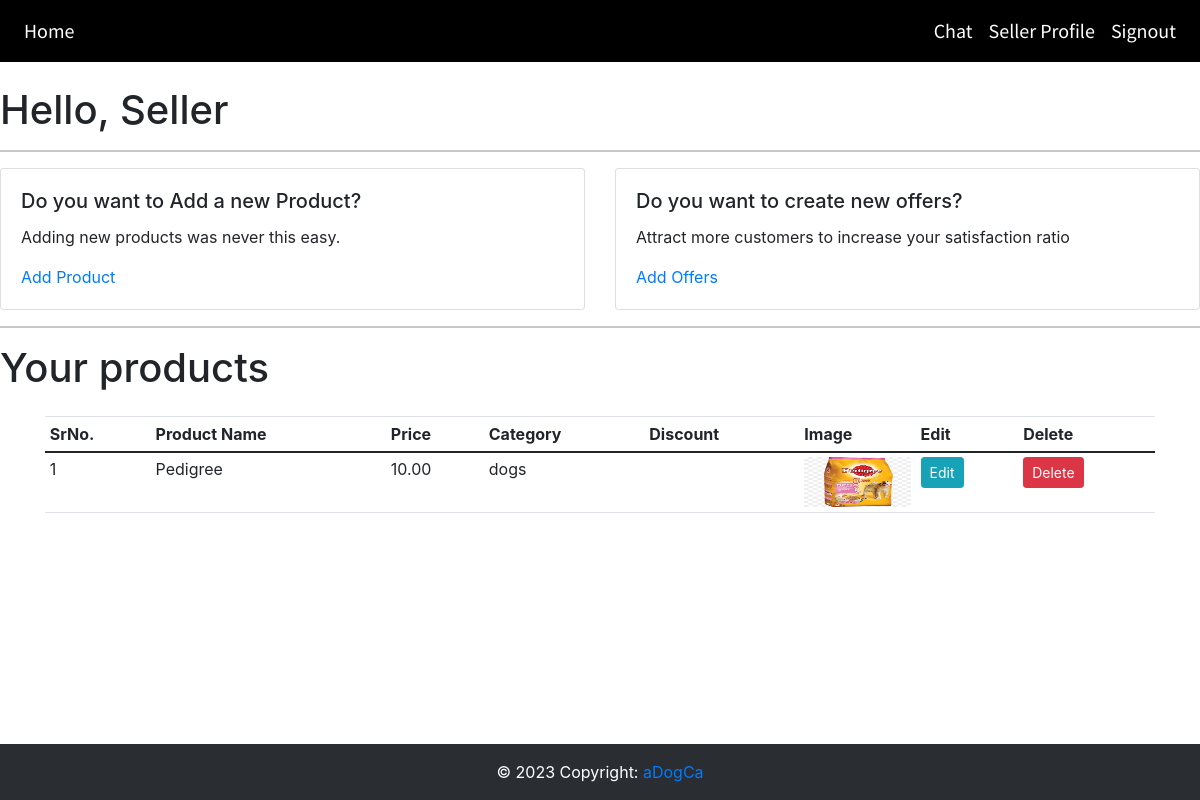
Screenshot of /seller (signed in) with the database file from the repository.
### website/models.py (models this page shows)
class User(db.Model, UserMixin):
    id = db.Column(db.Integer, primary_key=True)
    email = db.Column(db.String(150), unique=True)
    password = db.Column(db.String(150))
    userType = db.Column(db.String(20))
    firstName = db.Column(db.String(150))
    products = db.relationship('Products')
    messages_sent = db.relationship('Message', backref='sender', foreign_keys='Message.sender_id')
    messages_received = db.relationship('Message', backref='recipient', foreign_keys='Message.recipient_id')
    products_sold = db.Column(db.Integer,default=0)
    pro_membership = db.Column(db.String(5),default="No")

class Products(db.Model):
    __searchable__ = ['name', 'description']
    id = db.Column(db.Integer, primary_key=True)
    category = db.Column(db.String(50), nullable=False)
    name = db.Column(db.String(100), nullable=False)
    description = db.Column(db.String(100), nullable=False)
    price = db.Column(db.Numeric(precision=10, scale=2))
    totalPrice = db.Column(db.Numeric(precision=10, scale=2))
    stock = db.Column(db.Integer)
    image1 = db.Column(db.String(120), default='image.jpg')
    image2 = db.Column(db.String(120), default='image.jpg')
    image3 = db.Column(db.String(120), default='image.jpg')
    discount = db.Column(db.String(100), db.ForeignKey('offer_codes.discount_code'))
    discount_percentage = db.Column(db.Integer)
    date = db.Column(db.DateTime(timezone=True), default=func.now())
    user_id = db.Column(db.Integer, db.ForeignKey('user.id'))
    offers = db.Column(db.String(120), default="0", nullable=False)
    offer_img = db.Column(db.String(120), default='image.jpg')

### website/views.py (the view)
@views.route('/seller', methods=['GET', 'POST'])
def home_seller():
    products = Products.query.filter_by(user_id=current_user.id)
    buyers = User.query.filter_by(userType='buyer').all()
    return render_template("home_seller.html", user=current_user, products=products, buyers=buyers)

### website/__init__.py (called while the page is built)
def create_app():
    app = Flask(__name__)
    app.config['SECRET_KEY'] = 'ISEE'
    app.config['SQLALCHEMY_DATABASE_URI'] = f'sqlite:///{DB_NAME}'
    db.init_app(app)
    search = Search()
    search.init_app(app)
    from .views import views
    from .auth import auth
    app.register_blueprint(views, url_prefix='/')
    app.register_blueprint(auth, url_prefix='/')
    from .models import User, Products
    with app.app_context():
        db.create_all()
    login_manager = LoginManager()
    login_manager.login_view = 'auth.login'
    login_manager.init_app(app)
    @login_manager.user_loader
    def load_user(id):
        return User.query.get(int(id))
    return app

### website/templates/home_seller.html (shortened to what this page needs)
{% extends "base.html" %} {% block title %}HomePage{% endblock %} {% block
content %}
<br>
<h1>Hello, {{user.firstName}}</h1>
<hr color="black">
<div class="row">
    <div class="col-sm-6">
        <div class="card">
            <div class="card-body">
                <h5 class="card-title">Do you want to Add a new Product?</h5>
                <p class="card-text">Adding new products was never this easy.</p>
                <a href="/addProduct">Add Product</a>
            </div>
        </div>
    </div>
    <div class="col-sm-6">
        <div class="card">
            <div class="card-body">
                <h5 class="card-title">Do you want to create new offers?</h5>
                <p class="card-text">Attract more customers to increase your satisfaction ratio</p>
                <a href="/addOffers">Add Offers</a>
            </div>
        </div>
    </div>
</div>
<hr color="black">
<h1> Your products</h1>
<div class="container">
    <table class="table table-sm">
        <thead>
        <th>SrNo.</th>
        <th>Product Name</th>
        <th>Price</th>
        <th>Category</th>
        <th>Discount</th>
        <th>Image</th>
        <th>Edit</th>
        <th>Delete</th>
        </thead>
        <tbody>
        {% for product in products %}
        <tr>
            <td>{{loop.index}}</td>
            <td>{{product.name}}</td>
            <td>{{product.price}}</td>
            <td>{{product.category}}</td>
            <td>{{product.discount}}</td>
            <td><img src="/static/img/{{product.image1}}" class="card-img-top" width="40" height="50" alt="..."></td>
            <td><a href="{{url_for('views.editProduct', id=product.id)}}" class="btn btn-info btn-sm">Edit</a></td>
            <td>
                <button type="button" class="btn btn-danger btn-sm" data-toggle="modal"
                        data-target="#exampleModal-{{product.id}}">
                    Delete
                </button>
            </td>
        </tr>
        {% endfor %}
        </tbody>
    </table>
</div>
{% endblock %}

### website/static/style.css (style rules this page uses)
body { font-family: 'Montserrat', sans-serif; }
html { scroll-behavior: smooth; margin: 0; padding: 0; height: 100%; }
body { overflow-x:hidden; font-family: 'Titillium Web', sans-serif; margin: 0; padding: 0; height: 100%; }
:root { scrollbar-color: rgb(210,210,210) rgb(46,54,69) !important; scrollbar-width: thin !important; }
a { text-decoration:none; }
.row:after { content: ""; display: table; clear: both; }
.container { padding: 16px; }

### rows the page displays
User: firstName "Seller"
Products: name "Pedigree", price "10.00", category "dogs", image1 (picture)
